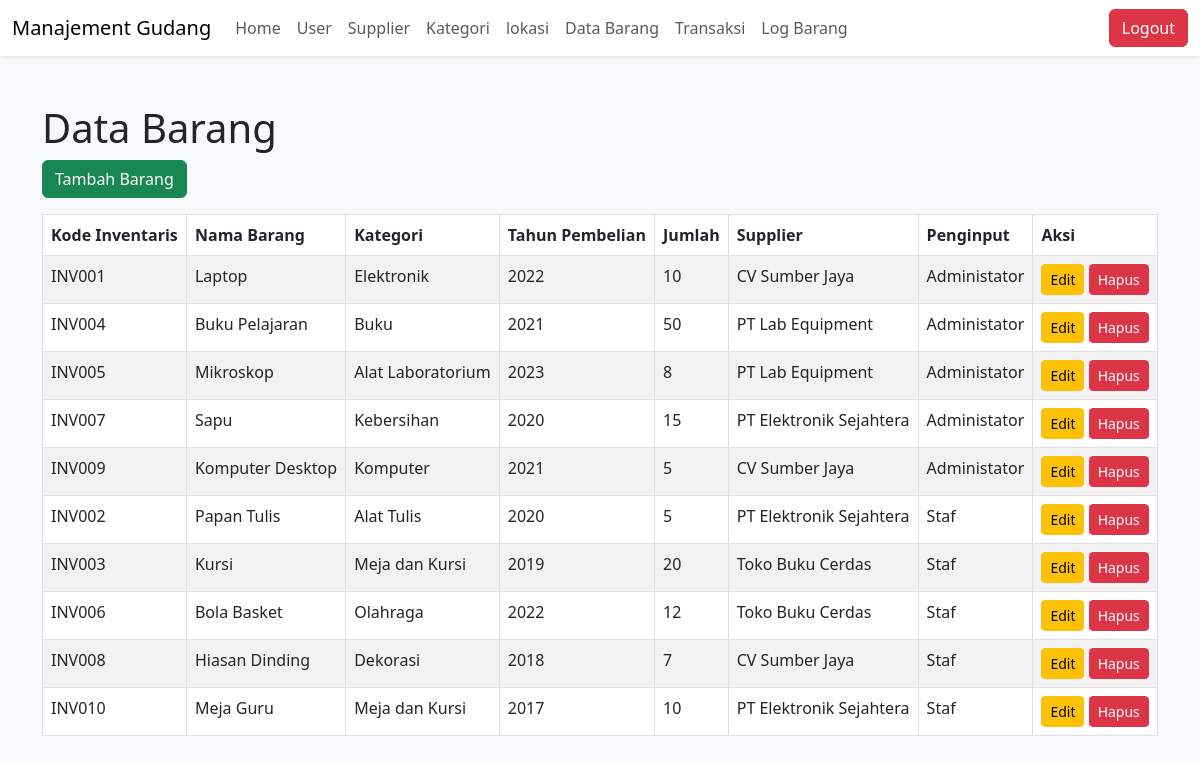
/data_barang.php (signed in), run on the app's committed database.
### tables this page shows
CREATE TABLE barang (
    id INT AUTO_INCREMENT PRIMARY KEY,
    kode_inventaris VARCHAR(50) NOT NULL UNIQUE,
    nama_barang VARCHAR(100) NOT NULL,
    id_kategori INT NOT NULL,
    tahun_pembelian INT NOT NULL,
    jumlah INT NOT NULL,
    id_supplier INT NOT NULL,
    id_user INT NOT NULL,
    FOREIGN KEY (id_kategori) REFERENCES kategori(id),
    FOREIGN KEY (id_supplier) REFERENCES supplier(id),
    FOREIGN KEY (id_user) REFERENCES users(id)
);

CREATE TABLE kategori (
    id INT AUTO_INCREMENT PRIMARY KEY,
    nama_kategori VARCHAR(100) NOT NULL
);

CREATE TABLE supplier (
    id INT AUTO_INCREMENT PRIMARY KEY,
    nama_supplier VARCHAR(100) NOT NULL,
    kontak VARCHAR(100),
    alamat TEXT
);

CREATE TABLE users (
    id INT AUTO_INCREMENT PRIMARY KEY,
    username VARCHAR(50) NOT NULL UNIQUE,
    nama VARCHAR(255) NOT NULL,
    password VARCHAR(255) NOT NULL,
    id_role INT NOT NULL,
    FOREIGN KEY (id_role) REFERENCES role(id)
);

### data_barang.php (the view, shortened to what this page needs)
<?php
include 'koneksi.php';
$query = "SELECT barang.*, kategori.nama_kategori AS kategori, supplier.nama_supplier AS supplier, users.nama AS nama_penginput
        FROM barang
        JOIN kategori ON barang.id_kategori = kategori.id
        JOIN supplier ON barang.id_supplier = supplier.id
        JOIN users ON barang.id_user = users.id";
$result = $conn->query($query);
?>
<!DOCTYPE html>
<html>
<head>
    <link href="https://cdn.jsdelivr.net/npm/bootstrap@5.3.0-alpha1/dist/css/bootstrap.min.css" rel="stylesheet">
</head>
<body class="bg-light">
    <nav class="navbar navbar-expand-lg navbar-light bg-white shadow-sm">
        <div class="container-fluid">
            <a class="navbar-brand" href="#">Manajement Gudang</a>
            <div class="collapse navbar-collapse" id="navbarNav">
            <?php
            include 'navbar.php';
            ?>
            </div>
            <button class="btn btn-danger" onclick="location.href='logout.php'">Logout</button>
        </div>
    </nav>
    <div class="container mt-5">
        <h1>Data Barang</h1>
        <div class="mb-3">
            <button class="btn btn-success" onclick="location.href='tambah_barang.php'">Tambah Barang</button>
        </div>
        <table class="table table-bordered table-striped mt-3">
            <thead>
                <tr>
                    <th>Kode Inventaris</th>
                    <th>Nama Barang</th>
                    <th>Kategori</th>
                    <th>Tahun Pembelian</th>
                    <th>Jumlah</th>
                    <th>Supplier</th>
                    <th>Penginput</th>
                    <th>Aksi</th>
                </tr>
            </thead>
            <tbody>
                <?php while ($row = $result->fetch_assoc()): ?>
                    <tr>
                        <td><?= $row['kode_inventaris']; ?></td>
                        <td><?= $row['nama_barang']; ?></td>
                        <td><?= $row['kategori']; ?></td>
                        <td><?= $row['tahun_pembelian']; ?></td>
                        <td><?= $row['jumlah']; ?></td>
                        <td><?= $row['supplier']; ?></td>
                        <td><?= $row['nama_penginput']; ?></td>
                        <td>
                            <button class="btn btn-warning btn-sm" onclick="location.href='edit_barang.php?id=<?php echo $row['id']; ?>'">Edit</button>
                            <button class="btn btn-danger btn-sm" onclick="if(confirm('Yakin ingin menghapus?')) location.href='hapus_barang.php?id=<?php echo $row['id']; ?>'">Hapus</button>
                        </td>
                    </tr>
                <?php endwhile; ?>
            </tbody>
        </table>
    </div>
</body>
</html>

### navbar.php
<ul class="navbar-nav">
    <li class="nav-item">
        <a class="nav-link" href="index.php">Home</a>
    </li>
    <?php if ($_SESSION['user']['id_role'] === '1'): ?>
        <li class="nav-item">
            <a class="nav-link" href="data_user.php">User</a>
        </li>
        <li class="nav-item">
            <a class="nav-link" href="supplier.php">Supplier</a>
        </li>
    <?php endif; ?>
    <li class="nav-item">
        <a class="nav-link" href="kategori.php">Kategori</a>
    </li>
    <li class="nav-item">
        <a class="nav-link" href="lokasi.php">lokasi</a>
    </li>
    <li class="nav-item">
        <a class="nav-link" href="data_barang.php">Data Barang</a>
    </li>
    <li class="nav-item">
        <a class="nav-link" href="transaksi.php">Transaksi</a>
    </li>
    <li class="nav-item">
        <a class="nav-link" href="log_barang.php">Log Barang</a>
    </li>
</ul>

### data on the page
barang: kode_inventaris "INV001", nama_barang "Laptop", id_kategori.nama_kategori "Elektronik", tahun_pembelian "2022", jumlah "10", id_supplier.nama_supplier "CV Sumber Jaya", id_user.nama "Administator"
barang: kode_inventaris "INV004", nama_barang "Buku Pelajaran", id_kategori.nama_kategori "Buku", tahun_pembelian "2021", jumlah "50", id_supplier.nama_supplier "PT Lab Equipment", id_user.nama "Administator"
barang: kode_inventaris "INV005", nama_barang "Mikroskop", id_kategori.nama_kategori "Alat Laboratorium", tahun_pembelian "2023", jumlah "8", id_supplier.nama_supplier "PT Lab Equipment", id_user.nama "Administator"
barang: kode_inventaris "INV007", nama_barang "Sapu", id_kategori.nama_kategori "Kebersihan", tahun_pembelian "2020", jumlah "15", id_supplier.nama_supplier "PT Elektronik Sejahtera", id_user.nama "Administator"
barang: kode_inventaris "INV009", nama_barang "Komputer Desktop", id_kategori.nama_kategori "Komputer", tahun_pembelian "2021", jumlah "5", id_supplier.nama_supplier "CV Sumber Jaya", id_user.nama "Administator"
barang: kode_inventaris "INV002", nama_barang "Papan Tulis", id_kategori.nama_kategori "Alat Tulis", tahun_pembelian "2020", jumlah "5", id_supplier.nama_supplier "PT Elektronik Sejahtera", id_user.nama "Staf"
barang: kode_inventaris "INV003", nama_barang "Kursi", id_kategori.nama_kategori "Meja dan Kursi", tahun_pembelian "2019", jumlah "20", id_supplier.nama_supplier "Toko Buku Cerdas", id_user.nama "Staf"
barang: kode_inventaris "INV006", nama_barang "Bola Basket", id_kategori.nama_kategori "Olahraga", tahun_pembelian "2022", jumlah "12", id_supplier.nama_supplier "Toko Buku Cerdas", id_user.nama "Staf"
barang: kode_inventaris "INV008", nama_barang "Hiasan Dinding", id_kategori.nama_kategori "Dekorasi", tahun_pembelian "2018", jumlah "7", id_supplier.nama_supplier "CV Sumber Jaya", id_user.nama "Staf"
barang: kode_inventaris "INV010", nama_barang "Meja Guru", id_kategori.nama_kategori "Meja dan Kursi", tahun_pembelian "2017", jumlah "10", id_supplier.nama_supplier "PT Elektronik Sejahtera", id_user.nama "Staf"
